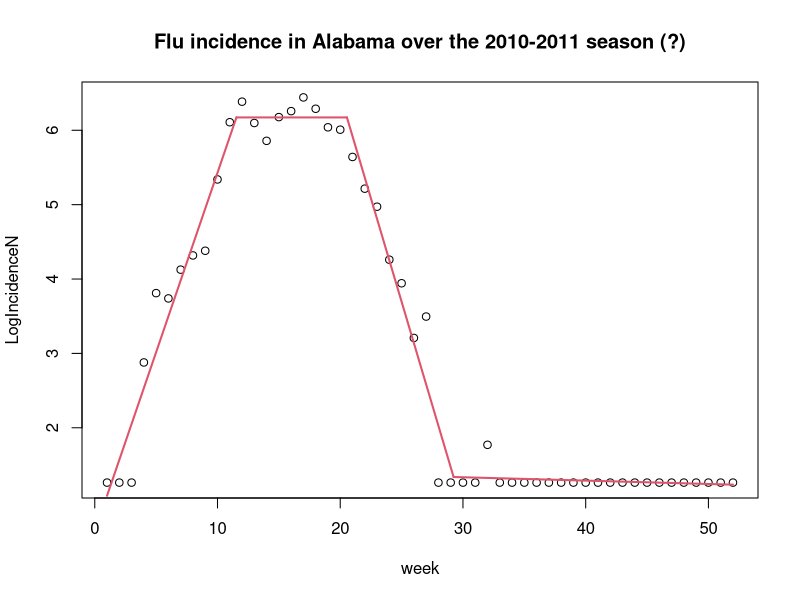
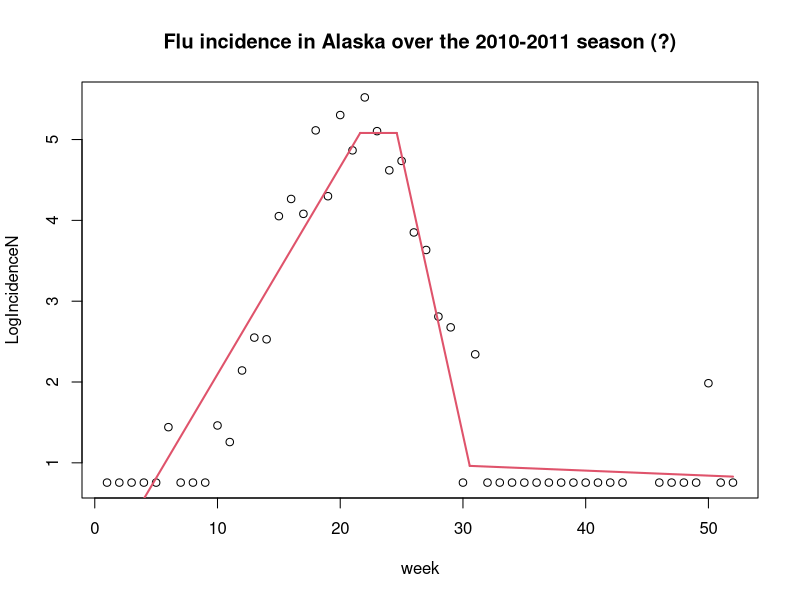
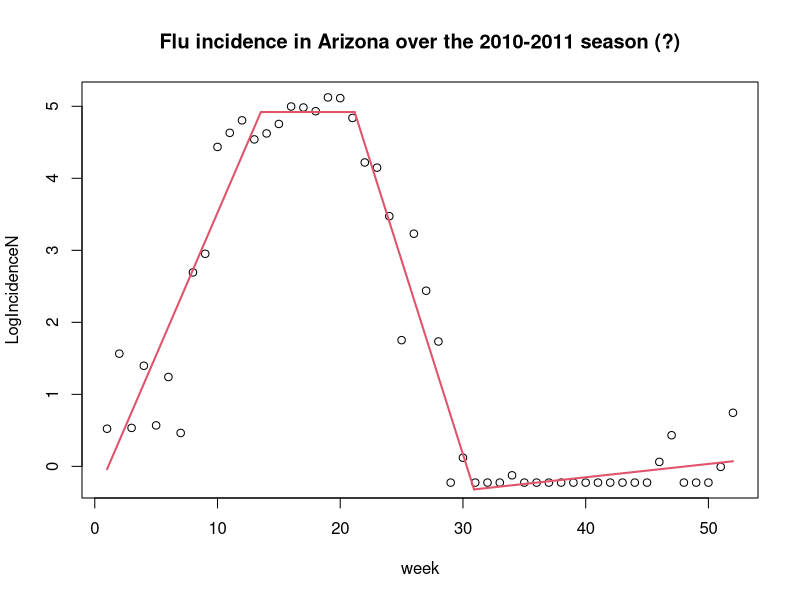
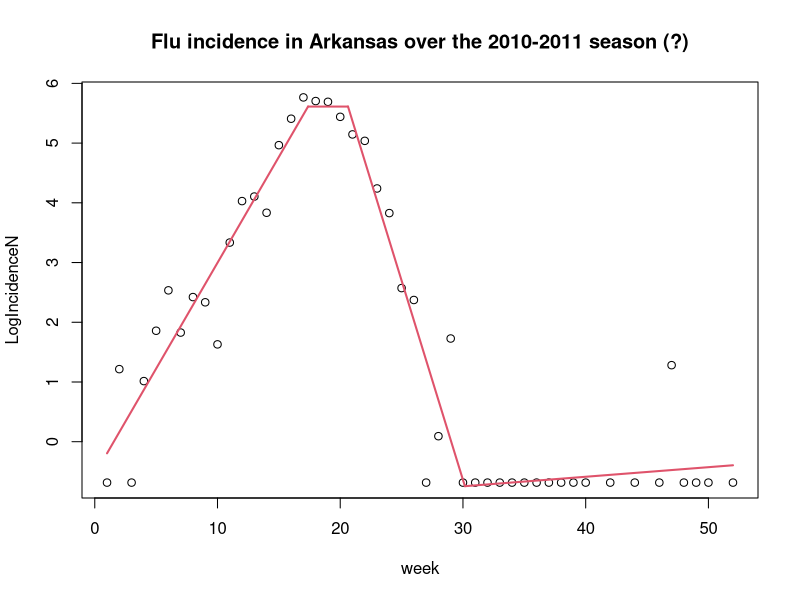
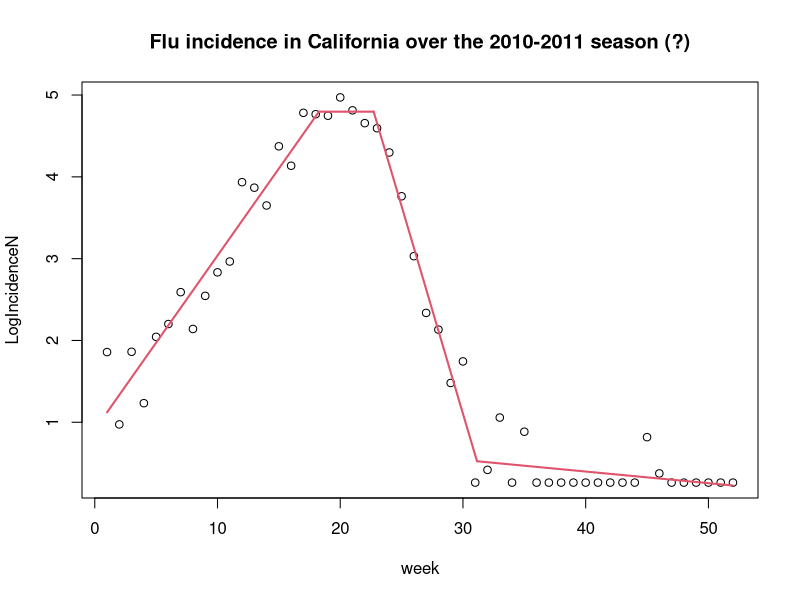
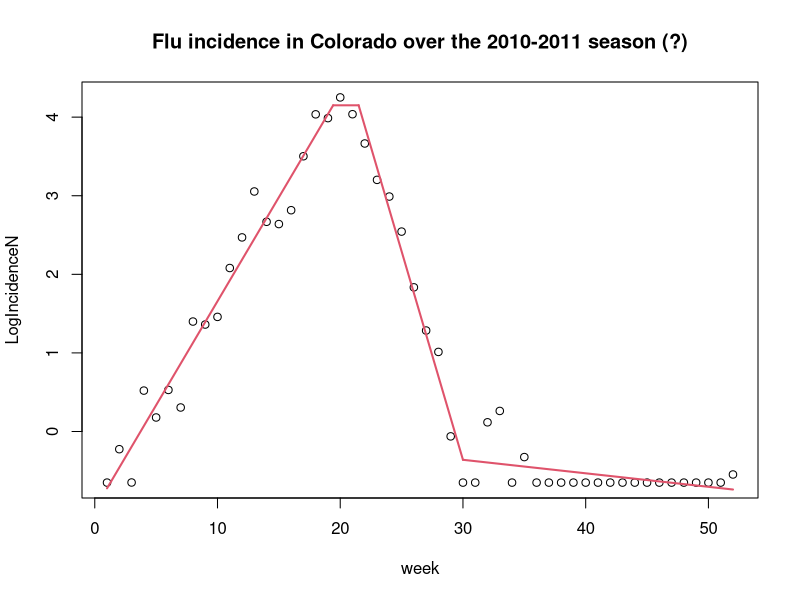
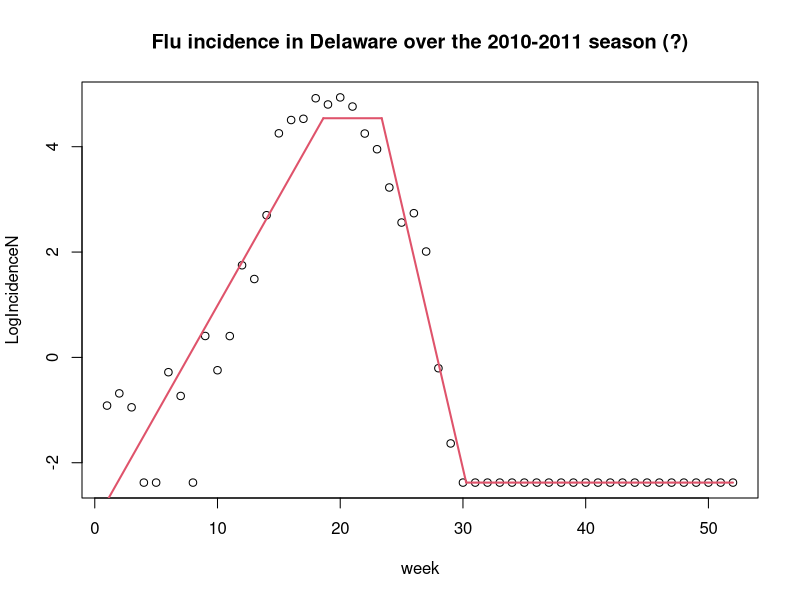
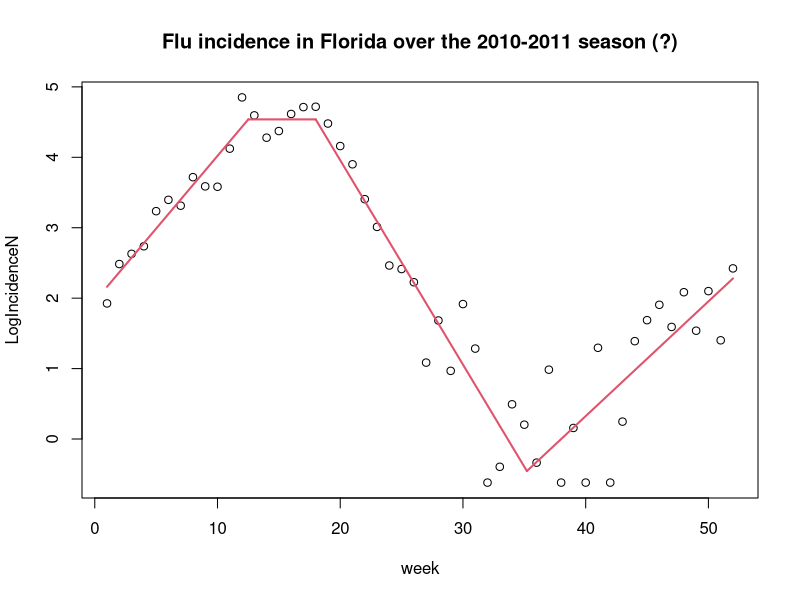

These figures' R source, in order: (Note: this script raises an error after producing the figures.)
# Testing other ways to fit piecewise line (trapezoid)
library(segmented)
library(tidyverse)
library(ggplot2)
library(tidyr)

#LogILIplus_test <- read.csv("log_ILIplus(2).csv")

# percent visits due to ILI
ILI <- read.csv("ILINetByState.csv", header=TRUE, skip = 1) 
# percent of flu tests positive post 2015
PercentPos1 <- read.csv("PercentPosByState(post2016).csv", header=TRUE, skip = 1) 
# percent of flu tests positive pre 2015
PercentPos2 <- read.csv("PercentPosByState(pre2016).csv", header=TRUE, skip = 1) 
# 2010 population data
PopData2010 <- read.csv("2010PopData.csv", header=TRUE)

states <- unique(PercentPos1$REGION)
S = length(states)-2 # don't include Virgin Islands or New York City

StartYear = 2010
EndYear = 2019
N = EndYear-StartYear+1

# create csv with log(ILI+) for each week for each year and state
LogILIplus <- data.frame(Year = rep(0, N*S),
                         State = rep(states[1:S], N))
for (n in StartYear:EndYear) {
  for (s in 1:S) {
    LogILIplus$Year[S*(n-StartYear)+s] = n
    ILIn <- ILI[((ILI$YEAR==n & ILI$WEEK>=40) | (ILI$YEAR==n+1 & ILI$WEEK<40)) & ILI$REGION==states[s],]
    if (n<2015) {
      PercentPosn <- PercentPos2[((PercentPos2$YEAR==n & PercentPos2$WEEK>=40) | (PercentPos2$YEAR==n+1 & PercentPos2$WEEK<40)) & PercentPos2$REGION==states[s],]
    }
    else{
      PercentPosn <- PercentPos1[((PercentPos1$YEAR==n & PercentPos1$WEEK>=40) | (PercentPos1$YEAR==n+1 & PercentPos1$WEEK<40)) & PercentPos1$REGION==states[s],]
    }
    if(sum(PercentPosn$PERCENT.POSITIVE=="X")>5 | sum(PercentPosn$PERCENT.POSITIVE==0)>40) {
    }
    else {
      IncidenceN <- as.numeric(ILIn$X.UNWEIGHTED.ILI)*as.numeric(PercentPosn$PERCENT.POSITIVE)
      # make zeros equal to the minimum nonzero value
      IncidenceN <- IncidenceN + min(IncidenceN[IncidenceN!=0], na.rm = TRUE)*(IncidenceN==0)
      LogIncidenceN <- log(IncidenceN)
      #LogIncidenceN <- log(IncidenceN+0.1*(IncidenceN==0))
      
      LogILIplus[S*(n-StartYear)+s,3:54] = LogIncidenceN
      #if(length(LogIncidenceN)!=52){print(n)}
    }
  }
}
# (4) since this is the third method of dealing with zeros/fitting piecewise line
# probably not necessary since we're not changing the zeros
write.csv(LogILIplus,"log_ILIplus(4).csv",row.names = FALSE)
LogILIplus <- read.csv("log_ILIplus(2).csv")


data <- read.csv("flu_data(2).csv")
data$NumBreaks <- rep(NA, N*S)
data$Break1 <- rep(NA, N*S)
data$Break2 <- rep(NA, N*S)
data$Break3 <- rep(NA, N*S)
data$Slope1 <- rep(NA, N*S)
data$Slope2 <- rep(NA, N*S)
data$Slope3 <- rep(NA, N*S)
data$Slope4 <- rep(NA, N*S)
data$Val1 <- rep(NA, N*S)
data$Val2 <- rep(NA, N*S)
data$Val3 <- rep(NA, N*S)
data$Val4 <- rep(NA, N*S)
data$PeakWeek <- rep(NA, N*S)
data$UpSlope <- rep(NA, N*S)
data$DownSlope <- rep(NA, N*S)
data$PeakVal <- rep(NA, N*S)

for (n in StartYear:EndYear) {
  for (s in 1:S) {
    # data$Year[S*(n-StartYear)+s] = n
    ILIn <- ILI[((ILI$YEAR==n & ILI$WEEK>=40) | (ILI$YEAR==n+1 & ILI$WEEK<40)) & ILI$REGION==states[s],]
    if (n<2015) {
      PercentPosn <- PercentPos2[((PercentPos2$YEAR==n & PercentPos2$WEEK>=40) | (PercentPos2$YEAR==n+1 & PercentPos2$WEEK<40)) & PercentPos2$REGION==states[s],]
    } else{
      PercentPosn <- PercentPos1[((PercentPos1$YEAR==n & PercentPos1$WEEK>=40) | (PercentPos1$YEAR==n+1 & PercentPos1$WEEK<40)) & PercentPos1$REGION==states[s],]
    }
    # skip if more than 5 missing data points?!?!? or more that 40 weeks of zeros??
    if(sum(PercentPosn$PERCENT.POSITIVE=="X")>5 | sum(PercentPosn$PERCENT.POSITIVE==0)>40) {
      # do nothing (i.e. leave NAs)
    } else {
      IncidenceN <- as.numeric(ILIn$X.UNWEIGHTED.ILI)*as.numeric(PercentPosn$PERCENT.POSITIVE)
      # make zeros equal to the minimum nonzero value
      IncidenceN <- IncidenceN + min(IncidenceN[IncidenceN!=0], na.rm=TRUE)*(IncidenceN==0)
      LogIncidenceN <- log(IncidenceN)
      #LogIncidenceN <- log(IncidenceN+0.1*(IncidenceN==0))
      week <- 1:nrow(ILIn)
      
      # delete -Inf's and NA's (bad if too many?!?!?)
      NAIndicies <- c()
      InfIndicies <- c()
      for (w in week){
        if (is.na(LogIncidenceN[w])) {NAIndicies <- c(NAIndicies,w)}
        else if (LogIncidenceN[w]==-Inf) {InfIndicies <- c(InfIndicies,w)}
      }
      
      if (!is.null(NAIndicies) & !is.null(InfIndicies)) {
        week <- week[-c(NAIndicies,InfIndicies)]
        LogIncidenceN <- LogIncidenceN[-c(NAIndicies,InfIndicies)]
      } else if (!is.null(NAIndicies)) {
        week <- week[-NAIndicies]
        LogIncidenceN <- LogIncidenceN[-NAIndicies]
      } else if (!is.null(InfIndicies)) {
        week <- week[-InfIndicies]
        LogIncidenceN <- LogIncidenceN[-InfIndicies]
      }
      
      # first fit regular linear regression
      lmfitN <- lm(LogIncidenceN~week)
      
      # fit piecewise regression model to original model
      segmented.fitN <- segreg(LogIncidenceN ~ seg(week,npsi=3, est=c(1,0,1,1)),control=seg.control(fc=0.9))
        #selgmented(lmfitN, seg.Z = ~week, Kmax = 3, stop.if=7, type="bic")
      slopes <- slope(segmented.fitN)$week[,1]
      #slopes <- segmented.fitN$coefficients
      intercept <- segmented.fitN$coefficients[1]
      
      #plot first guess at fit
      png(paste("~/FluForecasting/FluForecasting/plots_trapezoid_test/",states[s],n,".png",sep = ""))
      plot(week, LogIncidenceN, main = sprintf("Flu incidence in %s over the %i-%i season (?)", states[s], n,n+1))
      plot(segmented.fitN, add=T)
      dev.off()
      
      # # if there are less than 3 breakpoints, leave the fit
      # if (dim(segmented.fitN$psi)[1]>=3) {
      #   if (slopes[2]<0 | slopes[3]>0) { # if 2nd slope is neg or 3rd slope is pos
      #     # go back to (at most) two breakpoints
      #     segmented.fitN <- selgmented(lmfitN, seg.Z = ~week, Kmax = 2, stop.if=7, type="bic")
      #   } else {
      #     break1val <- intercept+slopes[1]*segmented.fitN$psi[1,2]
      #     peakval <- break1val+slopes[2]*(segmented.fitN$psi[2,2]-segmented.fitN$psi[1,2])
      #     break3val <- peakval+slopes[3]*(segmented.fitN$psi[3,2]-segmented.fitN$psi[2,2])
      #     if ((peakval-break1val)/(peakval-break3val)>2 | (peakval-break1val)/(peakval-break3val)<0.5) {
      #       # go back to (at most) two breakpoints
      #       segmented.fitN <- selgmented(lmfitN, seg.Z = ~week, Kmax = 2, stop.if=7, type="bic")
      #     }
      #   }
      # }
      # 
      # #keep track of breakpoints (peak/end week), slopes
      # slopes <- slope(segmented.fitN)$week[,1]
      # sum <- summary.segmented(segmented.fitN)
      # intercept <- segmented.fitN$coefficients[1]
      # data$NumBreaks[S*(n-StartYear)+s] <- dim(segmented.fitN$psi)[1]
      # data$Break1[S*(n-StartYear)+s] <- sum$psi[1,2]
      # data$Slope1[S*(n-StartYear)+s] <- slopes[1]
      # data$Slope2[S*(n-StartYear)+s] <- slopes[2]
      # data$Val1[S*(n-StartYear)+s] <- intercept
      # data$Val2[S*(n-StartYear)+s] <- data$Val1[S*(n-StartYear)+s]+data$Slope1[S*(n-StartYear)+s]*data$Break1[S*(n-StartYear)+s]
      # if (dim(segmented.fitN$psi)[1]>1) {
      #   data$Break2[S*(n-StartYear)+s] <- sum$psi[2,2]
      #   data$Slope3[S*(n-StartYear)+s] <- slopes[3]
      #   data$Val3[S*(n-StartYear)+s] <- data$Val2[S*(n-StartYear)+s]+data$Slope2[S*(n-StartYear)+s]*(data$Break2[S*(n-StartYear)+s]-data$Break1[S*(n-StartYear)+s])
      #   if (dim(segmented.fitN$psi)[1]>2) {
      #     data$Break3[S*(n-StartYear)+s] <- sum$psi[3,2]
      #     data$Slope4[S*(n-StartYear)+s] <- slopes[4]
      #     data$Val4[(S)*(n-StartYear)+s] <- data$Val3[(S)*(n-StartYear)+s]+data$Slope3[(S)*(n-StartYear)+s]*(data$Break3[(S)*(n-StartYear)+s]-data$Break2[(S)*(n-StartYear)+s])
      #   }
      # }
      # 
      # 
      # #calculate peak/end value
      # 
      # data$PeakVal[S*(n-StartYear)+s] <- max(data$Val2[S*(n-StartYear)+s],data$Val3[S*(n-StartYear)+s],na.rm=TRUE)
      # if (data$PeakVal[S*(n-StartYear)+s]==data$Val2[S*(n-StartYear)+s]) {
      #   data$UpSlope[S*(n-StartYear)+s] <- data$Slope1[S*(n-StartYear)+s]
      #   data$DownSlope[S*(n-StartYear)+s] <- data$Slope2[S*(n-StartYear)+s]
      #   data$PeakWeek[S*(n-StartYear)+s] <- data$Break1[S*(n-StartYear)+s]
      # } else if (data$PeakVal[S*(n-StartYear)+s]==data$Val3[S*(n-StartYear)+s]) {
      #   data$UpSlope[S*(n-StartYear)+s] <- data$Slope2[S*(n-StartYear)+s]
      #   data$DownSlope[S*(n-StartYear)+s] <- data$Slope3[S*(n-StartYear)+s]
      #   data$PeakWeek[S*(n-StartYear)+s] <- data$Break2[S*(n-StartYear)+s]
      # }
      # 
      # png(paste("~/FluForecasting/FluForecasting/plots_segmented_test/",states[s],n,".png",sep = ""))
      # #plot original data
      # plot(week, LogIncidenceN, main = sprintf("Flu incidence in %s over the %i-%i season", states[s], n,n+1))
      # #add segmented regression model
      # plot(segmented.fitN, add=T)
      # dev.off()
    }  
  }
}

data1 <- data[,c(1:2,70,3:4,71,5:7,72,8:10,73,11:69)]
write.csv(data1,"flu_data(3).csv",row.names = FALSE)
